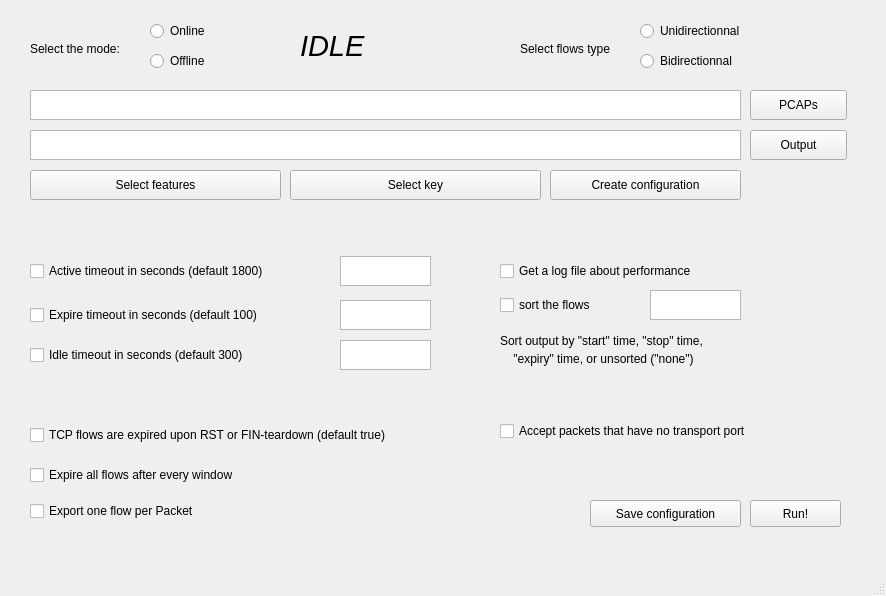
<?xml version="1.0" encoding="UTF-8"?>
<ui version="4.0">
 <class>MainWindow</class>
 <widget class="QMainWindow" name="MainWindow">
  <property name="geometry">
   <rect>
    <x>0</x>
    <y>0</y>
    <width>886</width>
    <height>596</height>
   </rect>
  </property>
  <property name="windowTitle">
   <string>FLow EXporter - GUI - TUWIEN - CN group</string>
  </property>
  <widget class="QWidget" name="centralwidget">
   <widget class="QPushButton" name="pushButton">
    <property name="geometry">
     <rect>
      <x>750</x>
      <y>90</y>
      <width>97</width>
      <height>30</height>
     </rect>
    </property>
    <property name="text">
     <string>PCAPs</string>
    </property>
   </widget>
   <widget class="QTextEdit" name="textEdit">
    <property name="geometry">
     <rect>
      <x>30</x>
      <y>90</y>
      <width>711</width>
      <height>30</height>
     </rect>
    </property>
   </widget>
   <widget class="QPushButton" name="pushButton_2">
    <property name="geometry">
     <rect>
      <x>750</x>
      <y>130</y>
      <width>97</width>
      <height>30</height>
     </rect>
    </property>
    <property name="text">
     <string>Output</string>
    </property>
   </widget>
   <widget class="QTextEdit" name="textEdit_2">
    <property name="geometry">
     <rect>
      <x>30</x>
      <y>130</y>
      <width>711</width>
      <height>30</height>
     </rect>
    </property>
   </widget>
   <widget class="QPushButton" name="pushButton_3">
    <property name="geometry">
     <rect>
      <x>30</x>
      <y>170</y>
      <width>251</width>
      <height>30</height>
     </rect>
    </property>
    <property name="text">
     <string>Select features</string>
    </property>
   </widget>
   <widget class="QRadioButton" name="radioButton">
    <property name="geometry">
     <rect>
      <x>150</x>
      <y>20</y>
      <width>115</width>
      <height>22</height>
     </rect>
    </property>
    <property name="text">
     <string>Online</string>
    </property>
   </widget>
   <widget class="QRadioButton" name="radioButton_2">
    <property name="geometry">
     <rect>
      <x>150</x>
      <y>50</y>
      <width>115</width>
      <height>22</height>
     </rect>
    </property>
    <property name="text">
     <string>Offline</string>
    </property>
   </widget>
   <widget class="QLabel" name="label">
    <property name="geometry">
     <rect>
      <x>30</x>
      <y>40</y>
      <width>121</width>
      <height>17</height>
     </rect>
    </property>
    <property name="text">
     <string>Select the mode:</string>
    </property>
   </widget>
   <widget class="QCheckBox" name="checkBox">
    <property name="geometry">
     <rect>
      <x>30</x>
      <y>260</y>
      <width>311</width>
      <height>22</height>
     </rect>
    </property>
    <property name="text">
     <string>Active timeout in seconds (default 1800)</string>
    </property>
   </widget>
   <widget class="QTextEdit" name="textEdit_3">
    <property name="geometry">
     <rect>
      <x>340</x>
      <y>256</y>
      <width>91</width>
      <height>30</height>
     </rect>
    </property>
   </widget>
   <widget class="QCheckBox" name="checkBox_2">
    <property name="geometry">
     <rect>
      <x>30</x>
      <y>304</y>
      <width>311</width>
      <height>22</height>
     </rect>
    </property>
    <property name="text">
     <string>Expire timeout in seconds (default 100)</string>
    </property>
   </widget>
   <widget class="QTextEdit" name="textEdit_4">
    <property name="geometry">
     <rect>
      <x>340</x>
      <y>300</y>
      <width>91</width>
      <height>30</height>
     </rect>
    </property>
   </widget>
   <widget class="QCheckBox" name="checkBox_3">
    <property name="geometry">
     <rect>
      <x>30</x>
      <y>344</y>
      <width>311</width>
      <height>22</height>
     </rect>
    </property>
    <property name="text">
     <string>Idle timeout in seconds (default 300)</string>
    </property>
   </widget>
   <widget class="QTextEdit" name="textEdit_5">
    <property name="geometry">
     <rect>
      <x>340</x>
      <y>340</y>
      <width>91</width>
      <height>30</height>
     </rect>
    </property>
   </widget>
   <widget class="QCheckBox" name="checkBox_4">
    <property name="geometry">
     <rect>
      <x>30</x>
      <y>424</y>
      <width>441</width>
      <height>22</height>
     </rect>
    </property>
    <property name="text">
     <string>TCP flows are expired upon RST or FIN-teardown (default true)</string>
    </property>
   </widget>
   <widget class="QCheckBox" name="checkBox_5">
    <property name="geometry">
     <rect>
      <x>30</x>
      <y>464</y>
      <width>311</width>
      <height>22</height>
     </rect>
    </property>
    <property name="text">
     <string>Expire all flows after every window</string>
    </property>
   </widget>
   <widget class="QCheckBox" name="checkBox_6">
    <property name="geometry">
     <rect>
      <x>30</x>
      <y>500</y>
      <width>311</width>
      <height>22</height>
     </rect>
    </property>
    <property name="text">
     <string>Export one flow per Packet</string>
    </property>
   </widget>
   <widget class="QCheckBox" name="checkBox_7">
    <property name="geometry">
     <rect>
      <x>500</x>
      <y>260</y>
      <width>311</width>
      <height>22</height>
     </rect>
    </property>
    <property name="text">
     <string>Get a log file about performance</string>
    </property>
   </widget>
   <widget class="QCheckBox" name="checkBox_8">
    <property name="geometry">
     <rect>
      <x>500</x>
      <y>294</y>
      <width>311</width>
      <height>22</height>
     </rect>
    </property>
    <property name="text">
     <string>sort the flows</string>
    </property>
   </widget>
   <widget class="QTextEdit" name="textEdit_6">
    <property name="geometry">
     <rect>
      <x>650</x>
      <y>290</y>
      <width>91</width>
      <height>30</height>
     </rect>
    </property>
   </widget>
   <widget class="QLabel" name="label_2">
    <property name="geometry">
     <rect>
      <x>500</x>
      <y>330</y>
      <width>271</width>
      <height>21</height>
     </rect>
    </property>
    <property name="acceptDrops">
     <bool>false</bool>
    </property>
    <property name="text">
     <string>Sort output by &quot;start&quot; time, &quot;stop&quot; time,</string>
    </property>
    <property name="scaledContents">
     <bool>false</bool>
    </property>
   </widget>
   <widget class="QLabel" name="label_3">
    <property name="geometry">
     <rect>
      <x>510</x>
      <y>350</y>
      <width>241</width>
      <height>17</height>
     </rect>
    </property>
    <property name="text">
     <string> &quot;expiry&quot; time, or unsorted (&quot;none&quot;) </string>
    </property>
   </widget>
   <widget class="QCheckBox" name="checkBox_9">
    <property name="geometry">
     <rect>
      <x>500</x>
      <y>420</y>
      <width>311</width>
      <height>22</height>
     </rect>
    </property>
    <property name="text">
     <string>Accept packets that have no transport port</string>
    </property>
   </widget>
   <widget class="QPushButton" name="pushButton_4">
    <property name="geometry">
     <rect>
      <x>750</x>
      <y>500</y>
      <width>91</width>
      <height>27</height>
     </rect>
    </property>
    <property name="text">
     <string>Run!</string>
    </property>
   </widget>
   <widget class="QPushButton" name="pushButton_5">
    <property name="geometry">
     <rect>
      <x>590</x>
      <y>500</y>
      <width>151</width>
      <height>27</height>
     </rect>
    </property>
    <property name="text">
     <string>Save configuration</string>
    </property>
   </widget>
   <widget class="QPushButton" name="pushButton_6">
    <property name="geometry">
     <rect>
      <x>290</x>
      <y>170</y>
      <width>251</width>
      <height>30</height>
     </rect>
    </property>
    <property name="text">
     <string>Select key</string>
    </property>
   </widget>
   <widget class="QPushButton" name="pushButton_7">
    <property name="geometry">
     <rect>
      <x>550</x>
      <y>170</y>
      <width>191</width>
      <height>30</height>
     </rect>
    </property>
    <property name="text">
     <string>Create configuration</string>
    </property>
   </widget>
   <widget class="QRadioButton" name="radioButton_3">
    <property name="geometry">
     <rect>
      <x>640</x>
      <y>50</y>
      <width>121</width>
      <height>22</height>
     </rect>
    </property>
    <property name="text">
     <string>Bidirectionnal</string>
    </property>
   </widget>
   <widget class="QLabel" name="label_4">
    <property name="geometry">
     <rect>
      <x>520</x>
      <y>40</y>
      <width>121</width>
      <height>17</height>
     </rect>
    </property>
    <property name="text">
     <string>Select flows type</string>
    </property>
   </widget>
   <widget class="QRadioButton" name="radioButton_4">
    <property name="geometry">
     <rect>
      <x>640</x>
      <y>20</y>
      <width>115</width>
      <height>22</height>
     </rect>
    </property>
    <property name="text">
     <string>Unidirectionnal</string>
    </property>
   </widget>
   <widget class="QLabel" name="label_5">
    <property name="geometry">
     <rect>
      <x>300</x>
      <y>30</y>
      <width>171</width>
      <height>31</height>
     </rect>
    </property>
    <property name="font">
     <font>
      <pointsize>22</pointsize>
      <italic>true</italic>
     </font>
    </property>
    <property name="text">
     <string>IDLE</string>
    </property>
   </widget>
  </widget>
  <widget class="QMenuBar" name="menubar">
   <property name="geometry">
    <rect>
     <x>0</x>
     <y>0</y>
     <width>886</width>
     <height>25</height>
    </rect>
   </property>
  </widget>
  <widget class="QStatusBar" name="statusbar"/>
 </widget>
 <resources/>
 <connections/>
</ui>
